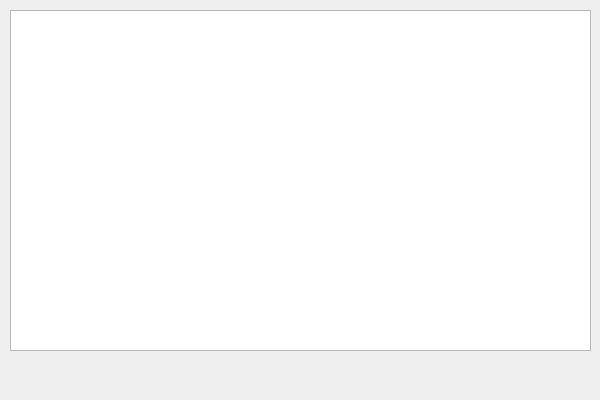
<?xml version="1.0" encoding="UTF-8"?>
<ui version="4.0">
 <class>CoffeeWindow</class>
 <widget class="QMainWindow" name="CoffeeWindow">
  <property name="geometry">
   <rect>
    <x>0</x>
    <y>0</y>
    <width>600</width>
    <height>400</height>
   </rect>
  </property>
  <widget class="QWidget" name="centralwidget">
   <widget class="QTableWidget" name="tableWidget">
    <property name="geometry">
     <rect>
      <x>10</x>
      <y>10</y>
      <width>581</width>
      <height>341</height>
     </rect>
    </property>
   </widget>
  </widget>
 </widget>
 <resources/>
 <connections/>
</ui>
